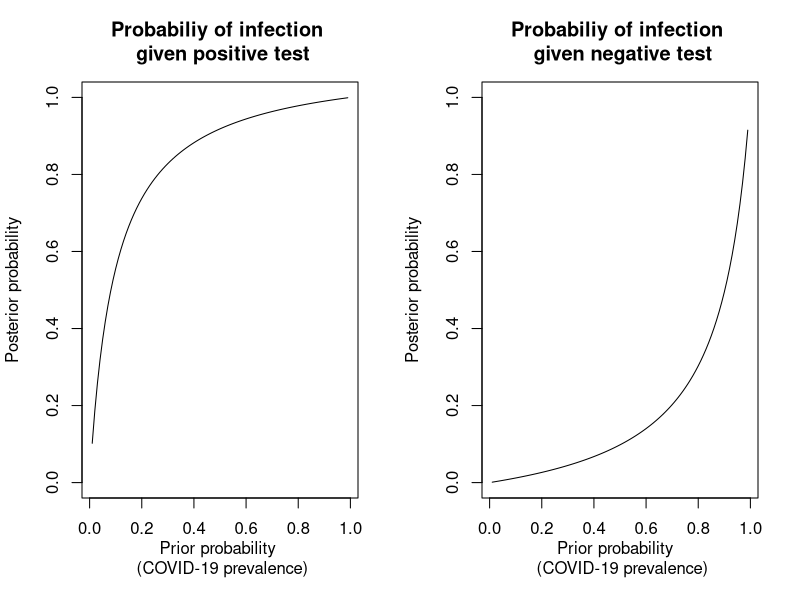
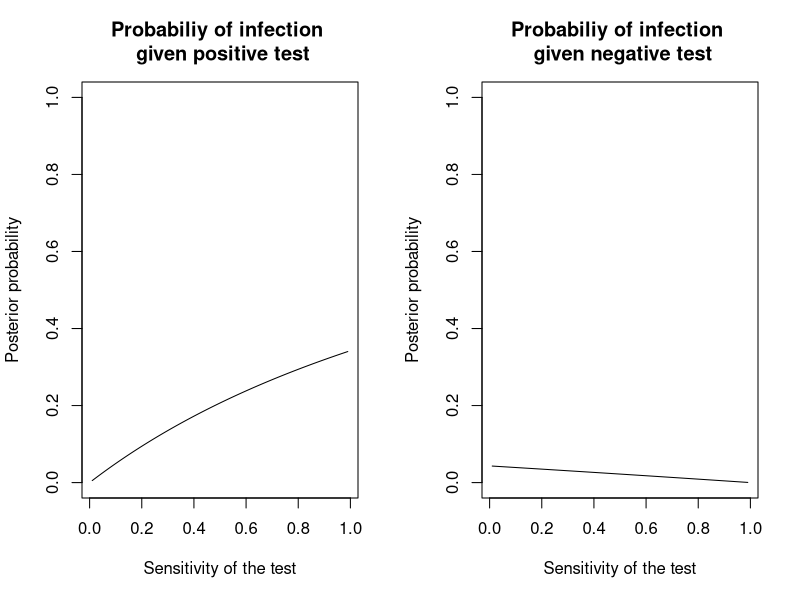
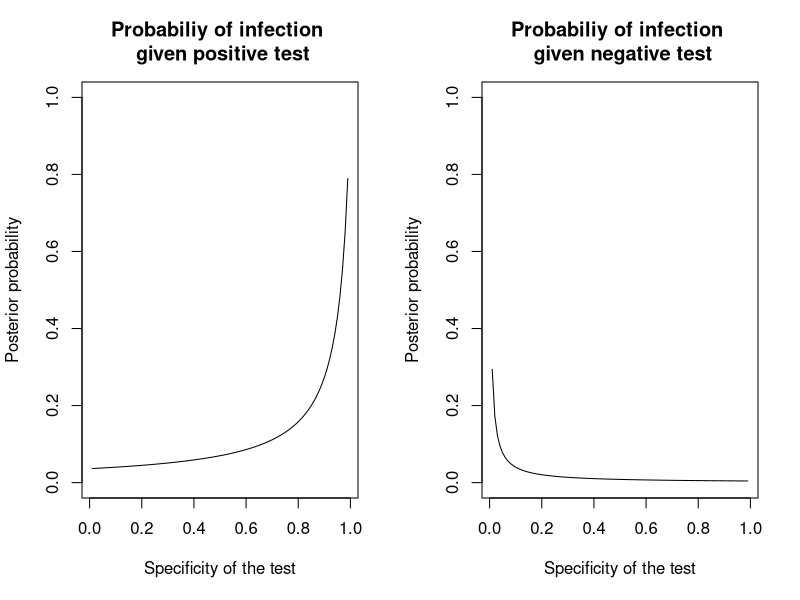

Generate these figures, in order, with R:
## ---- chunk 1
knitr::opts_chunk$set(echo = TRUE)
## ---- chunk 2
pi <- .04  # Prior probability of infection (ie, Prevalence)
q1 <- .90  # Sensitivity
q0 <- .08  # False positive
## ---- chunk 3

pi * q1 / (pi*q1 + (1-pi)*q0)  # Probability of infection given a positive test result

## ---- chunk 4

pi*(1-q1) / (pi*(1-q1) + (1-pi)*(1-q0))  # Probability of infection given a negative test result
## ---- chunk 5
post.prob.pos.test <- function(pi, q0, q1)
{
  pi * q1 / (pi*q1 + (1-pi)*q0)
}


post.prob.neg.test <- function(pi, q0, q1)
{
  pi*(1-q1) / (pi*(1-q1) + (1-pi)*(1-q0))
}


grid <- seq(.01, .99, .01)


par(mfrow=c(1,2)) 

plot(grid, post.prob.pos.test(pi=grid, q0=q0, q1=q1), type="l", 
     xlab="Prior probability \n (COVID-19 prevalence)", ylab="Posterior probability", 
     main="Probabiliy of infection \n given positive test", ylim=c(0,1))

plot(grid, post.prob.neg.test(pi=grid, q0=q0, q1=q1), type="l", 
     xlab="Prior probability  \n (COVID-19 prevalence)", ylab="Posterior probability", 
     main="Probabiliy of infection \n given negative test", ylim=c(0,1))
## ---- chunk 6
par(mfrow=c(1,2))

plot(grid, post.prob.pos.test(pi=pi, q1=grid, q0=q0), type="l", 
     xlab="Sensitivity of the test", ylab="Posterior probability", 
     main="Probabiliy of infection \n given positive test", ylim=c(0,1))

plot(grid, post.prob.neg.test(pi=pi, q1=grid, q0=q0), type="l",
     xlab="Sensitivity of the test", ylab="Posterior probability", 
     main="Probabiliy of infection \n given negative test", ylim=c(0,1))


## ---- chunk 7
par(mfrow=c(1,2))

plot(grid, post.prob.pos.test(pi=pi, q1=q1, q0=1-grid), type="l", 
     xlab="Specificity of the test", ylab="Posterior probability", 
     main="Probabiliy of infection \n given positive test", ylim=c(0,1))

plot(grid, post.prob.neg.test(pi=pi, q1=q1, q0=1-grid), type="l",
     xlab="Specificity of the test", ylab="Posterior probability", 
     main="Probabiliy of infection \n given negative test", ylim=c(0,1))


## ---- chunk 8

S <- 1000;  theta <- NULL;  y <- NULL;

for(s in 1:S)
{
  theta[s] <- rbinom(1, 1, pi)
  prob <- ifelse(theta[s]==1, q1, q0)
  y[s] <- rbinom(1, 1, prob)
}

table(theta, y) / S  # approximate joint distribution

mean(theta[y==1])  #  Monte Carlo approx to posterior prob
## ---- chunk 9

joint <- matrix(c((1-pi)*(1-q0), pi*(1-q1), (1-pi)*q0, pi*q1), 2,2)

rownames(joint) <- c("theta=0", "theta=1")

colnames(joint) <- c("y=0", "y=1")

joint

joint[2,2] / sum(joint[,2])
